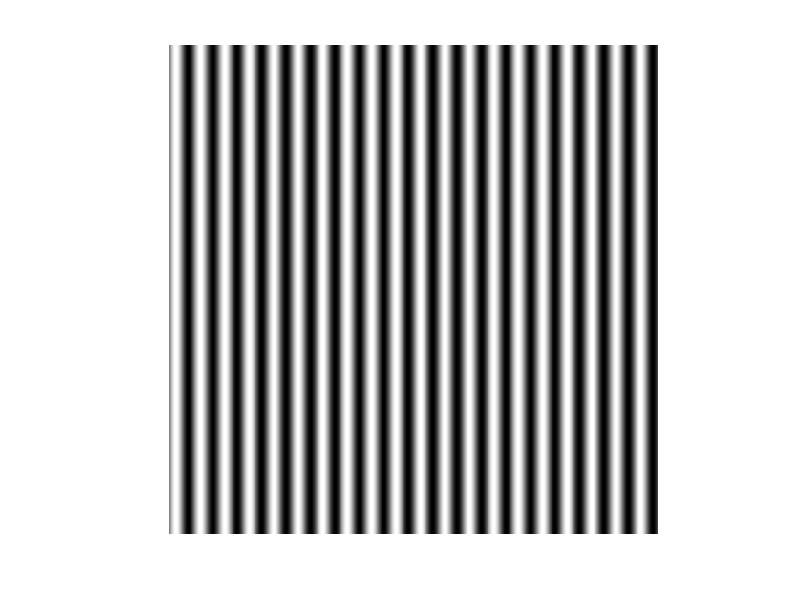

Reproduce this figure in MATLAB. (Note: this script raises an error after producing the figure.)
% Teste da função [FT_Estudo] COM IMAGEM FORMADA PELA FUNÇÃO SENOIDAL
% Teste_FT_img_seno.m
% function [R, I] = FT_Estudo(f_r, f_i);

clc, clear, close all
f=10;      % Hz
A=1;       % volts
inicio=0;  % inicio do intervalo de amostragem em segundos
fim=2;     % fim intervalo de amostragem em segundos
n_samples=512; % numero de amostras no tempo
delta_t=(fim-inicio)/n_samples; % intervalo de amostragem em segundos
t = inicio : delta_t : fim-delta_t; % escala de tempo em segundos

fs=1/delta_t; % freq de amostragem em Hz
delta_f=fs/n_samples; % resolução do espectro
esc_freq=-fs/2 : delta_f : (fs/2-delta_f); % escala de freq

fdet=2 + A.*sin(2*pi*f*t);% + A/1.5.*cos(2*pi*2*f*t); % funcao f(t)

img=zeros(512, 512);
img(1:512, :) = repmat(fdet, 512, 1);
figure, imshow(img, []);

% Traçar o perfil da imagem
% usuário desenha linha
h = imline;
posicao = wait(h);
% Obtenha as coordenadas da linha
x1 = posicao(1,1);
y1 = posicao(1,2);
x2 = posicao(2,1);
y2 = posicao(2,2);

% Extraia o perfil de intensidade ao longo da linha
perfil = improfile(img, [x1 x2], [y1 y2]);

% Exibir o perfil de intensidade
figure;
plot(perfil);
title('Perfil de Intensidade ao Longo da Linha');
xlabel('Distância ao Longo da Linha');
ylabel('Intensidade');
% FIM: Traçar o perfil da imagem


% FT das linhas
[row, col] = size(img);
f_r=img;
f_i=zeros(512, 512);
f_R(1:col) = 0;
f_I(1:col) = 0;
n=0:col-1;
for idx = 1:1:row 
    f_R(:) = img(idx, :); %parte real é igual a img
    f_I(:) = 0; % parte imaginária é igual a zero
    [R, I] = FT_Estudo(f_R, f_I);
    F_R(idx, :) = R(:); %F_R parte real do spectro
    F_I(idx, :) = I(:); %F_I parte imaginária do spectro
end
modulo=sqrt(F_R.^2+F_I.^2);
figure, imshow(log(0.01+(modulo)), []);

%FT das colunas
%transformada direta das colunas
clear f_R f_I n;
f_R(1:row) = 0;
f_I(1:row) = 0;
n=0:row-1;
for idx = 1:1:col  
    f_R(:) = F_R( : , idx);
    f_I(:) = F_I( : , idx);
    [R, I] = FT_Estudo (f_R, f_I);
    F_R( : , idx) = R(:);
    F_I( : , idx) = I(:);
end

modulo=sqrt(F_R.^2+F_I.^2);
modulo=fftshift(modulo);
figure, imshow(log(0.01+(modulo)), []); title('log Modulo do spectro')


